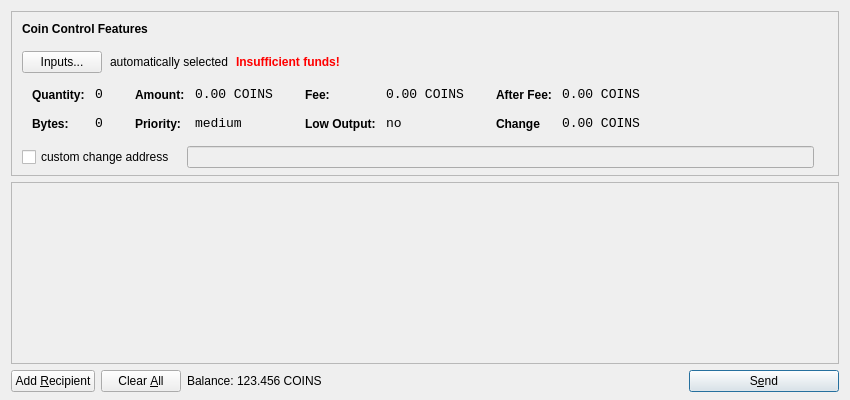
<?xml version="1.0" encoding="UTF-8"?>
<ui version="4.0">
 <class>SendCoinsDialog</class>
 <widget class="QDialog" name="SendCoinsDialog">
  <property name="geometry">
   <rect>
    <x>0</x>
    <y>0</y>
    <width>850</width>
    <height>400</height>
   </rect>
  </property>
  <property name="windowTitle">
   <string>Send Coins</string>
  </property>
  <layout class="QVBoxLayout" name="verticalLayout" stretch="0,1,0">
   <property name="bottomMargin">
    <number>8</number>
   </property>
   <item>
    <widget class="QFrame" name="frameCoinControl">
     <property name="sizePolicy">
      <sizepolicy hsizetype="Expanding" vsizetype="Expanding">
       <horstretch>0</horstretch>
       <verstretch>0</verstretch>
      </sizepolicy>
     </property>
     <property name="maximumSize">
      <size>
       <width>16777215</width>
       <height>16777215</height>
      </size>
     </property>
     <property name="frameShape">
      <enum>QFrame::StyledPanel</enum>
     </property>
     <property name="frameShadow">
      <enum>QFrame::Sunken</enum>
     </property>
     <layout class="QVBoxLayout" name="verticalLayoutCoinControl2">
      <property name="spacing">
       <number>-1</number>
      </property>
      <property name="leftMargin">
       <number>0</number>
      </property>
      <property name="topMargin">
       <number>0</number>
      </property>
      <property name="rightMargin">
       <number>0</number>
      </property>
      <property name="bottomMargin">
       <number>6</number>
      </property>
      <item>
       <layout class="QVBoxLayout" name="verticalLayoutCoinControl" stretch="0,0,0,0,1">
        <property name="spacing">
         <number>0</number>
        </property>
        <property name="leftMargin">
         <number>10</number>
        </property>
        <property name="topMargin">
         <number>10</number>
        </property>
        <item>
         <layout class="QHBoxLayout" name="horizontalLayoutCoinControl1">
          <property name="bottomMargin">
           <number>15</number>
          </property>
          <item>
           <widget class="QLabel" name="labelCoinControlFeatures">
            <property name="sizePolicy">
             <sizepolicy hsizetype="Preferred" vsizetype="Maximum">
              <horstretch>0</horstretch>
              <verstretch>0</verstretch>
             </sizepolicy>
            </property>
            <property name="font">
             <font>
              <weight>75</weight>
              <bold>true</bold>
             </font>
            </property>
            <property name="styleSheet">
             <string notr="true">font-weight:bold;</string>
            </property>
            <property name="text">
             <string>Coin Control Features</string>
            </property>
           </widget>
          </item>
         </layout>
        </item>
        <item>
         <layout class="QHBoxLayout" name="horizontalLayoutCoinControl2" stretch="0,0,0,0">
          <property name="spacing">
           <number>8</number>
          </property>
          <property name="bottomMargin">
           <number>10</number>
          </property>
          <item>
           <widget class="QPushButton" name="pushButtonCoinControl">
            <property name="styleSheet">
             <string notr="true"/>
            </property>
            <property name="text">
             <string>Inputs...</string>
            </property>
           </widget>
          </item>
          <item>
           <widget class="QLabel" name="labelCoinControlAutomaticallySelected">
            <property name="text">
             <string>automatically selected</string>
            </property>
            <property name="margin">
             <number>5</number>
            </property>
           </widget>
          </item>
          <item>
           <widget class="QLabel" name="labelCoinControlInsuffFunds">
            <property name="font">
             <font>
              <weight>75</weight>
              <bold>true</bold>
             </font>
            </property>
            <property name="styleSheet">
             <string notr="true">color:red;font-weight:bold;</string>
            </property>
            <property name="text">
             <string>Insufficient funds!</string>
            </property>
            <property name="margin">
             <number>5</number>
            </property>
           </widget>
          </item>
          <item>
           <spacer name="horizontalSpacerCoinControl">
            <property name="orientation">
             <enum>Qt::Horizontal</enum>
            </property>
            <property name="sizeHint" stdset="0">
             <size>
              <width>40</width>
              <height>1</height>
             </size>
            </property>
           </spacer>
          </item>
         </layout>
        </item>
        <item>
         <widget class="QWidget" name="widgetCoinControl" native="true">
          <property name="sizePolicy">
           <sizepolicy hsizetype="Preferred" vsizetype="Preferred">
            <horstretch>0</horstretch>
            <verstretch>0</verstretch>
           </sizepolicy>
          </property>
          <property name="minimumSize">
           <size>
            <width>0</width>
            <height>0</height>
           </size>
          </property>
          <property name="styleSheet">
           <string notr="true"/>
          </property>
          <layout class="QHBoxLayout" name="horizontalLayoutCoinControl5">
           <property name="margin">
            <number>0</number>
           </property>
           <item>
            <layout class="QHBoxLayout" name="horizontalLayoutCoinControl3" stretch="0,0,0,1">
             <property name="spacing">
              <number>20</number>
             </property>
             <property name="topMargin">
              <number>0</number>
             </property>
             <property name="bottomMargin">
              <number>10</number>
             </property>
             <item>
              <layout class="QFormLayout" name="formLayoutCoinControl1">
               <property name="horizontalSpacing">
                <number>10</number>
               </property>
               <property name="verticalSpacing">
                <number>14</number>
               </property>
               <property name="leftMargin">
                <number>10</number>
               </property>
               <property name="topMargin">
                <number>4</number>
               </property>
               <property name="rightMargin">
                <number>6</number>
               </property>
               <item row="0" column="0">
                <widget class="QLabel" name="labelCoinControlQuantityText">
                 <property name="styleSheet">
                  <string notr="true">font-weight:bold;</string>
                 </property>
                 <property name="text">
                  <string>Quantity:</string>
                 </property>
                 <property name="margin">
                  <number>0</number>
                 </property>
                </widget>
               </item>
               <item row="0" column="1">
                <widget class="QLabel" name="labelCoinControlQuantity">
                 <property name="font">
                  <font>
                   <family>Monospace</family>
                   <pointsize>10</pointsize>
                  </font>
                 </property>
                 <property name="cursor">
                  <cursorShape>IBeamCursor</cursorShape>
                 </property>
                 <property name="contextMenuPolicy">
                  <enum>Qt::ActionsContextMenu</enum>
                 </property>
                 <property name="text">
                  <string>0</string>
                 </property>
                 <property name="margin">
                  <number>0</number>
                 </property>
                 <property name="textInteractionFlags">
                  <set>Qt::LinksAccessibleByMouse|Qt::TextSelectableByKeyboard|Qt::TextSelectableByMouse</set>
                 </property>
                </widget>
               </item>
               <item row="1" column="0">
                <widget class="QLabel" name="labelCoinControlBytesText">
                 <property name="styleSheet">
                  <string notr="true">font-weight:bold;</string>
                 </property>
                 <property name="text">
                  <string>Bytes:</string>
                 </property>
                </widget>
               </item>
               <item row="1" column="1">
                <widget class="QLabel" name="labelCoinControlBytes">
                 <property name="font">
                  <font>
                   <family>Monospace</family>
                   <pointsize>10</pointsize>
                  </font>
                 </property>
                 <property name="cursor">
                  <cursorShape>IBeamCursor</cursorShape>
                 </property>
                 <property name="contextMenuPolicy">
                  <enum>Qt::ActionsContextMenu</enum>
                 </property>
                 <property name="text">
                  <string>0</string>
                 </property>
                 <property name="textInteractionFlags">
                  <set>Qt::LinksAccessibleByMouse|Qt::TextSelectableByKeyboard|Qt::TextSelectableByMouse</set>
                 </property>
                </widget>
               </item>
              </layout>
             </item>
             <item>
              <layout class="QFormLayout" name="formLayoutCoinControl2">
               <property name="horizontalSpacing">
                <number>10</number>
               </property>
               <property name="verticalSpacing">
                <number>14</number>
               </property>
               <property name="leftMargin">
                <number>6</number>
               </property>
               <property name="topMargin">
                <number>4</number>
               </property>
               <property name="rightMargin">
                <number>6</number>
               </property>
               <item row="0" column="0">
                <widget class="QLabel" name="labelCoinControlAmountText">
                 <property name="styleSheet">
                  <string notr="true">font-weight:bold;</string>
                 </property>
                 <property name="text">
                  <string>Amount:</string>
                 </property>
                 <property name="margin">
                  <number>0</number>
                 </property>
                </widget>
               </item>
               <item row="0" column="1">
                <widget class="QLabel" name="labelCoinControlAmount">
                 <property name="font">
                  <font>
                   <family>Monospace</family>
                   <pointsize>10</pointsize>
                  </font>
                 </property>
                 <property name="cursor">
                  <cursorShape>IBeamCursor</cursorShape>
                 </property>
                 <property name="contextMenuPolicy">
                  <enum>Qt::ActionsContextMenu</enum>
                 </property>
                 <property name="text">
                  <string>0.00 COINS</string>
                 </property>
                 <property name="textInteractionFlags">
                  <set>Qt::LinksAccessibleByMouse|Qt::TextSelectableByKeyboard|Qt::TextSelectableByMouse</set>
                 </property>
                </widget>
               </item>
               <item row="1" column="0">
                <widget class="QLabel" name="labelCoinControlPriorityText">
                 <property name="styleSheet">
                  <string notr="true">font-weight:bold;</string>
                 </property>
                 <property name="text">
                  <string>Priority:</string>
                 </property>
                </widget>
               </item>
               <item row="1" column="1">
                <widget class="QLabel" name="labelCoinControlPriority">
                 <property name="font">
                  <font>
                   <family>Monospace</family>
                   <pointsize>10</pointsize>
                  </font>
                 </property>
                 <property name="cursor">
                  <cursorShape>IBeamCursor</cursorShape>
                 </property>
                 <property name="contextMenuPolicy">
                  <enum>Qt::ActionsContextMenu</enum>
                 </property>
                 <property name="text">
                  <string>medium</string>
                 </property>
                 <property name="textInteractionFlags">
                  <set>Qt::LinksAccessibleByMouse|Qt::TextSelectableByKeyboard|Qt::TextSelectableByMouse</set>
                 </property>
                </widget>
               </item>
              </layout>
             </item>
             <item>
              <layout class="QFormLayout" name="formLayoutCoinControl3">
               <property name="horizontalSpacing">
                <number>10</number>
               </property>
               <property name="verticalSpacing">
                <number>14</number>
               </property>
               <property name="leftMargin">
                <number>6</number>
               </property>
               <property name="topMargin">
                <number>4</number>
               </property>
               <property name="rightMargin">
                <number>6</number>
               </property>
               <item row="0" column="0">
                <widget class="QLabel" name="labelCoinControlFeeText">
                 <property name="styleSheet">
                  <string notr="true">font-weight:bold;</string>
                 </property>
                 <property name="text">
                  <string>Fee:</string>
                 </property>
                 <property name="margin">
                  <number>0</number>
                 </property>
                </widget>
               </item>
               <item row="0" column="1">
                <widget class="QLabel" name="labelCoinControlFee">
                 <property name="font">
                  <font>
                   <family>Monospace</family>
                   <pointsize>10</pointsize>
                  </font>
                 </property>
                 <property name="cursor">
                  <cursorShape>IBeamCursor</cursorShape>
                 </property>
                 <property name="contextMenuPolicy">
                  <enum>Qt::ActionsContextMenu</enum>
                 </property>
                 <property name="text">
                  <string>0.00 COINS</string>
                 </property>
                 <property name="textInteractionFlags">
                  <set>Qt::LinksAccessibleByMouse|Qt::TextSelectableByKeyboard|Qt::TextSelectableByMouse</set>
                 </property>
                </widget>
               </item>
               <item row="1" column="0">
                <widget class="QLabel" name="labelCoinControlLowOutputText">
                 <property name="styleSheet">
                  <string notr="true">font-weight:bold;</string>
                 </property>
                 <property name="text">
                  <string>Low Output:</string>
                 </property>
                </widget>
               </item>
               <item row="1" column="1">
                <widget class="QLabel" name="labelCoinControlLowOutput">
                 <property name="font">
                  <font>
                   <family>Monospace</family>
                   <pointsize>10</pointsize>
                  </font>
                 </property>
                 <property name="cursor">
                  <cursorShape>IBeamCursor</cursorShape>
                 </property>
                 <property name="contextMenuPolicy">
                  <enum>Qt::ActionsContextMenu</enum>
                 </property>
                 <property name="text">
                  <string>no</string>
                 </property>
                 <property name="textInteractionFlags">
                  <set>Qt::LinksAccessibleByMouse|Qt::TextSelectableByKeyboard|Qt::TextSelectableByMouse</set>
                 </property>
                </widget>
               </item>
              </layout>
             </item>
             <item>
              <layout class="QFormLayout" name="formLayoutCoinControl4">
               <property name="horizontalSpacing">
                <number>10</number>
               </property>
               <property name="verticalSpacing">
                <number>14</number>
               </property>
               <property name="leftMargin">
                <number>6</number>
               </property>
               <property name="topMargin">
                <number>4</number>
               </property>
               <property name="rightMargin">
                <number>6</number>
               </property>
               <item row="0" column="0">
                <widget class="QLabel" name="labelCoinControlAfterFeeText">
                 <property name="styleSheet">
                  <string notr="true">font-weight:bold;</string>
                 </property>
                 <property name="text">
                  <string>After Fee:</string>
                 </property>
                 <property name="margin">
                  <number>0</number>
                 </property>
                </widget>
               </item>
               <item row="0" column="1">
                <widget class="QLabel" name="labelCoinControlAfterFee">
                 <property name="font">
                  <font>
                   <family>Monospace</family>
                   <pointsize>10</pointsize>
                  </font>
                 </property>
                 <property name="cursor">
                  <cursorShape>IBeamCursor</cursorShape>
                 </property>
                 <property name="contextMenuPolicy">
                  <enum>Qt::ActionsContextMenu</enum>
                 </property>
                 <property name="text">
                  <string>0.00 COINS</string>
                 </property>
                 <property name="textInteractionFlags">
                  <set>Qt::LinksAccessibleByMouse|Qt::TextSelectableByKeyboard|Qt::TextSelectableByMouse</set>
                 </property>
                </widget>
               </item>
               <item row="1" column="0">
                <widget class="QLabel" name="labelCoinControlChangeText">
                 <property name="styleSheet">
                  <string notr="true">font-weight:bold;</string>
                 </property>
                 <property name="text">
                  <string>Change</string>
                 </property>
                </widget>
               </item>
               <item row="1" column="1">
                <widget class="QLabel" name="labelCoinControlChange">
                 <property name="font">
                  <font>
                   <family>Monospace</family>
                   <pointsize>10</pointsize>
                  </font>
                 </property>
                 <property name="cursor">
                  <cursorShape>IBeamCursor</cursorShape>
                 </property>
                 <property name="contextMenuPolicy">
                  <enum>Qt::ActionsContextMenu</enum>
                 </property>
                 <property name="text">
                  <string>0.00 COINS</string>
                 </property>
                 <property name="textInteractionFlags">
                  <set>Qt::LinksAccessibleByMouse|Qt::TextSelectableByKeyboard|Qt::TextSelectableByMouse</set>
                 </property>
                </widget>
               </item>
              </layout>
             </item>
            </layout>
           </item>
          </layout>
         </widget>
        </item>
        <item>
         <layout class="QHBoxLayout" name="horizontalLayoutCoinControl4" stretch="0,0,0">
          <property name="spacing">
           <number>12</number>
          </property>
          <property name="sizeConstraint">
           <enum>QLayout::SetDefaultConstraint</enum>
          </property>
          <property name="topMargin">
           <number>5</number>
          </property>
          <property name="rightMargin">
           <number>5</number>
          </property>
          <item>
           <widget class="QCheckBox" name="checkBoxCoinControlChange">
            <property name="text">
             <string>custom change address</string>
            </property>
           </widget>
          </item>
          <item>
           <widget class="QLineEdit" name="lineEditCoinControlChange">
            <property name="enabled">
             <bool>false</bool>
            </property>
            <property name="sizePolicy">
             <sizepolicy hsizetype="Expanding" vsizetype="Fixed">
              <horstretch>0</horstretch>
              <verstretch>0</verstretch>
             </sizepolicy>
            </property>
           </widget>
          </item>
          <item>
           <widget class="QLabel" name="labelCoinControlChangeLabel">
            <property name="sizePolicy">
             <sizepolicy hsizetype="Preferred" vsizetype="Expanding">
              <horstretch>0</horstretch>
              <verstretch>0</verstretch>
             </sizepolicy>
            </property>
            <property name="minimumSize">
             <size>
              <width>0</width>
              <height>0</height>
             </size>
            </property>
            <property name="text">
             <string/>
            </property>
            <property name="margin">
             <number>3</number>
            </property>
           </widget>
          </item>
         </layout>
        </item>
        <item>
         <spacer name="verticalSpacerCoinControl">
          <property name="orientation">
           <enum>Qt::Vertical</enum>
          </property>
          <property name="sizeHint" stdset="0">
           <size>
            <width>800</width>
            <height>1</height>
           </size>
          </property>
         </spacer>
        </item>
       </layout>
      </item>
     </layout>
    </widget>
   </item>
   <item>
    <widget class="QScrollArea" name="scrollArea">
     <property name="widgetResizable">
      <bool>true</bool>
     </property>
     <widget class="QWidget" name="scrollAreaWidgetContents">
      <property name="geometry">
       <rect>
        <x>0</x>
        <y>0</y>
        <width>830</width>
        <height>165</height>
       </rect>
      </property>
      <layout class="QVBoxLayout" name="verticalLayout_2">
       <property name="margin">
        <number>0</number>
       </property>
       <item>
        <layout class="QVBoxLayout" name="entries">
         <property name="spacing">
          <number>6</number>
         </property>
        </layout>
       </item>
       <item>
        <spacer name="verticalSpacer">
         <property name="orientation">
          <enum>Qt::Vertical</enum>
         </property>
         <property name="sizeHint" stdset="0">
          <size>
           <width>20</width>
           <height>40</height>
          </size>
         </property>
        </spacer>
       </item>
      </layout>
     </widget>
    </widget>
   </item>
   <item>
    <layout class="QHBoxLayout" name="horizontalLayout">
     <item>
      <widget class="QPushButton" name="addButton">
       <property name="toolTip">
        <string>Send to multiple recipients at once</string>
       </property>
       <property name="text">
        <string>Add &amp;Recipient</string>
       </property>
       <property name="icon">
        <iconset resource="../bitcoin.qrc">
         <normaloff>:/icons/add</normaloff>:/icons/add</iconset>
       </property>
       <property name="autoDefault">
        <bool>false</bool>
       </property>
      </widget>
     </item>
     <item>
      <widget class="QPushButton" name="clearButton">
       <property name="sizePolicy">
        <sizepolicy hsizetype="Minimum" vsizetype="Fixed">
         <horstretch>0</horstretch>
         <verstretch>0</verstretch>
        </sizepolicy>
       </property>
       <property name="toolTip">
        <string>Remove all transaction fields</string>
       </property>
       <property name="text">
        <string>Clear &amp;All</string>
       </property>
       <property name="icon">
        <iconset resource="../bitcoin.qrc">
         <normaloff>:/icons/remove</normaloff>:/icons/remove</iconset>
       </property>
       <property name="autoRepeatDelay">
        <number>300</number>
       </property>
       <property name="autoDefault">
        <bool>false</bool>
       </property>
      </widget>
     </item>
     <item>
      <layout class="QHBoxLayout" name="horizontalLayout_2">
       <property name="spacing">
        <number>3</number>
       </property>
       <item>
        <widget class="QLabel" name="label">
         <property name="sizePolicy">
          <sizepolicy hsizetype="Preferred" vsizetype="Fixed">
           <horstretch>0</horstretch>
           <verstretch>0</verstretch>
          </sizepolicy>
         </property>
         <property name="text">
          <string>Balance:</string>
         </property>
        </widget>
       </item>
       <item>
        <widget class="QLabel" name="labelBalance">
         <property name="sizePolicy">
          <sizepolicy hsizetype="Preferred" vsizetype="Fixed">
           <horstretch>0</horstretch>
           <verstretch>0</verstretch>
          </sizepolicy>
         </property>
         <property name="cursor">
          <cursorShape>IBeamCursor</cursorShape>
         </property>
         <property name="text">
          <string>123.456 COINS</string>
         </property>
         <property name="textInteractionFlags">
          <set>Qt::LinksAccessibleByMouse|Qt::TextSelectableByKeyboard|Qt::TextSelectableByMouse</set>
         </property>
        </widget>
       </item>
      </layout>
     </item>
     <item>
      <spacer name="horizontalSpacer">
       <property name="orientation">
        <enum>Qt::Horizontal</enum>
       </property>
       <property name="sizeHint" stdset="0">
        <size>
         <width>40</width>
         <height>20</height>
        </size>
       </property>
      </spacer>
     </item>
     <item>
      <widget class="QPushButton" name="sendButton">
       <property name="minimumSize">
        <size>
         <width>150</width>
         <height>0</height>
        </size>
       </property>
       <property name="toolTip">
        <string>Confirm the send action</string>
       </property>
       <property name="text">
        <string>S&amp;end</string>
       </property>
       <property name="icon">
        <iconset resource="../bitcoin.qrc">
         <normaloff>:/icons/send</normaloff>:/icons/send</iconset>
       </property>
       <property name="default">
        <bool>true</bool>
       </property>
      </widget>
     </item>
    </layout>
   </item>
  </layout>
 </widget>
 <resources>
  <include location="../bitcoin.qrc"/>
 </resources>
 <connections/>
</ui>
